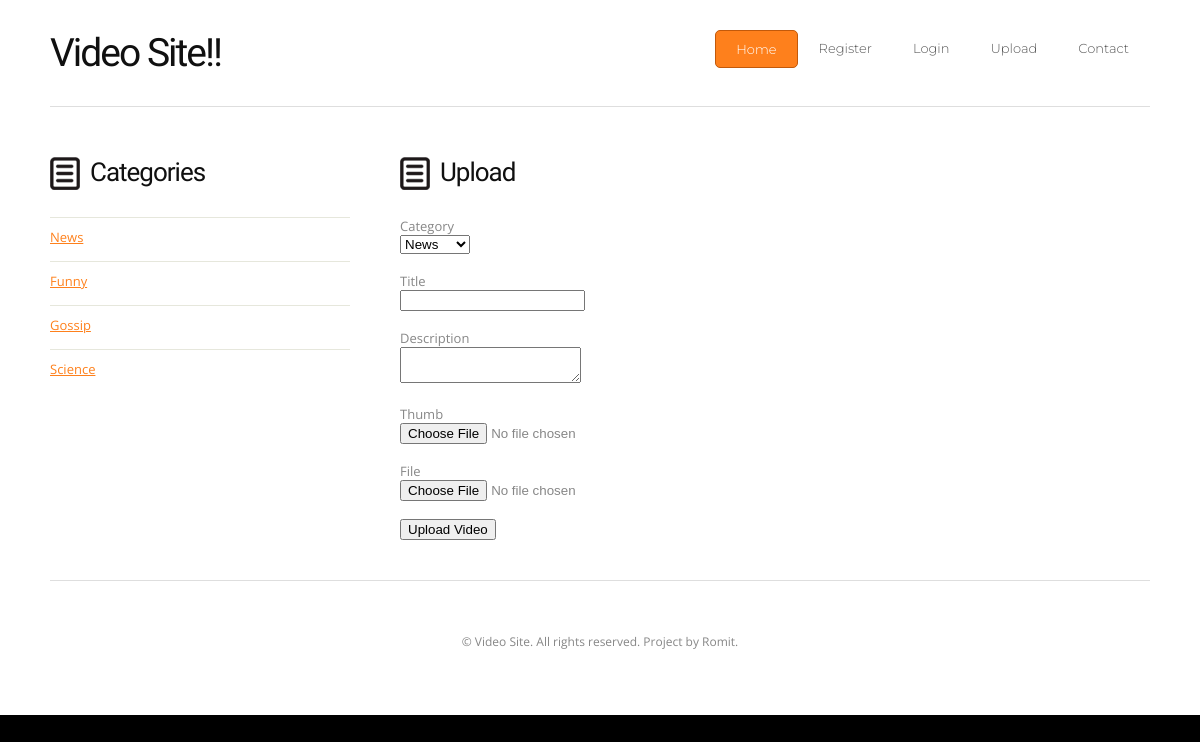
/upload.php, run on the app's committed database.
### tables this page shows
CREATE TABLE `categories` (
  `c_id` int(11) NOT NULL,
  `c_name` varchar(255) NOT NULL
);

### classes/dbo.class.php (called while the page is built, shortened)
<?php
	class dbo {
		private $host = "localhost";
		private $user = "root";
		private $pswd = "";
		private $dbnm = "video_site";
		private $link = null;
		function __construct() {
			$this->link = mysqli_connect($this->host, $this->user, $this->pswd, $this->dbnm) or die (myslqi_connect_error());
		}
		function get($q) {
			$res = mysqli_query($this->link, $q) or die (mysqli_error($this->link));
			return $res;
		}
	}
	$db = new dbo();
?>

### upload.php (the view)
<?php
	require("classes/dbo.class.php");
	$cat_q = "Select * from categories";
	$cat_res = $db->get($cat_q);
?><!DOCTYPE html PUBLIC "-//W3C//DTD XHTML 1.0 Strict//EN" "http://www.w3.org/TR/xhtml1/DTD/xhtml1-strict.dtd">
<html xmlns="http://www.w3.org/1999/xhtml">
<head>
	<?php require_once('inc/head.inc.php') ?>
</head>
<body>
<div id="wrapper" class="container">
	<div id="header">
		<div id="logo">
			<?php require_once('inc/logo.inc.php') ?>
		</div>
		<div id="menu">
			<?php require_once('inc/menu.inc.php') ?>
		</div>
		</div>
	<div id="page">
	<div id="sidebar">
		<?php require_once("inc/sidebar.inc.php") ?>
	</div>
	<div id="content">
		<div id="cbox1">
			<h2 class="title">Upload</h2>
			<form action="process_upload.php" method="post" enctype="multipart/form-data">
				Category <br>
				<select name="cat">
					<?php
						while($cat_row = mysqli_fetch_assoc($cat_res)) {
							echo '<option value="'.$cat_row["c_id"].'">'.$cat_row["c_name"].'</option>';
						}
					?>
				</select>
				<br><br>
				Title <br>
				<input type="text" name="title">
				<br><br>
				Description <br>
				<textarea name="desc"></textarea>
				<br><br>
				Thumb <br>
				<input type="file" name="thumb">
				<br><br>
				File <br>
				<input type="file" name="video_file">
				<br><br>
				<input type="submit" value="Upload Video">
			</form>
		</div>
	</div>
	</div>
	<div id="footer">
		<?php require_once("inc/footer.inc.php") ?>
	</div>
</div>
</body>
</html>

### inc/sidebar.inc.php
<?php
	require_once("classes/dbo.class.php");
	$inc_cat_q = "select * from categories";
	$inc_cat_res = $db->get($inc_cat_q);
?><div id="box1">
			<h2 class="title">Categories</h2>
			<ul class="style1">
				<?php
					while($inc_cat_row = mysqli_fetch_assoc($inc_cat_res)){
						echo '<li><a href="list.php?cid='.$inc_cat_row["c_id"].'">'.$inc_cat_row["c_name"].'</a></li>';
					}
				?>
			</ul>
		</div>

### default.css (style rules this page uses)
html, body { height: 100%; }
body { margin: 0px; padding: 0px; background: #000000; font-family: 'Open Sans', sans-serif; font-size: 13px; color: #878787; }
h1, h2, h3 { margin: 0px; padding: 0px; font-family: 'Archivo Narrow', sans-serif; font-weight: normal; color: #101010; }
h2 { padding-bottom: 30px; letter-spacing: -1px; font-size: 2em; }
p, ol, ul { margin-top: 0px; }
a { color: #FE801C; }
.title { padding-left: 40px; background: url(images/icon01.png) no-repeat left top; }
#wrapper { width: 1100px; padding: 0px 50px; background: #FFFFFF; }
.container { width: 1200px; margin: 0px auto; }
#header { overflow: hidden; padding: 30px 0px; }
#logo { float: left; width: 300px; margin: 0; padding: 0; }
#menu { float: right; width: 700px; margin: 0 auto; padding: 0; }
#page { overflow: hidden; padding: 50px 0px 0px 0px; border-top: 1px solid #DEDEDE; }
#content { float: right; width: 750px; }
#content #cbox1 { margin-bottom: 40px; }
#sidebar { float: left; width: 300px; }
#sidebar #box1 { margin-bottom: 50px; }
#footer { overflow: hidden; padding: 50px 0px; border-top: 1px solid #DEDEDE; }
ul.style1 { margin: 0px; padding: 0px; list-style: none; }
ul.style1 li { padding: 10px 0px 15px 0px; border-top: 1px solid #E6E7DC; }

### data on the page
categories: c_name "News"
categories: c_name "Funny"
categories: c_name "Gossip"
categories: c_name "Science"

### other printed values
form field cat "News"
